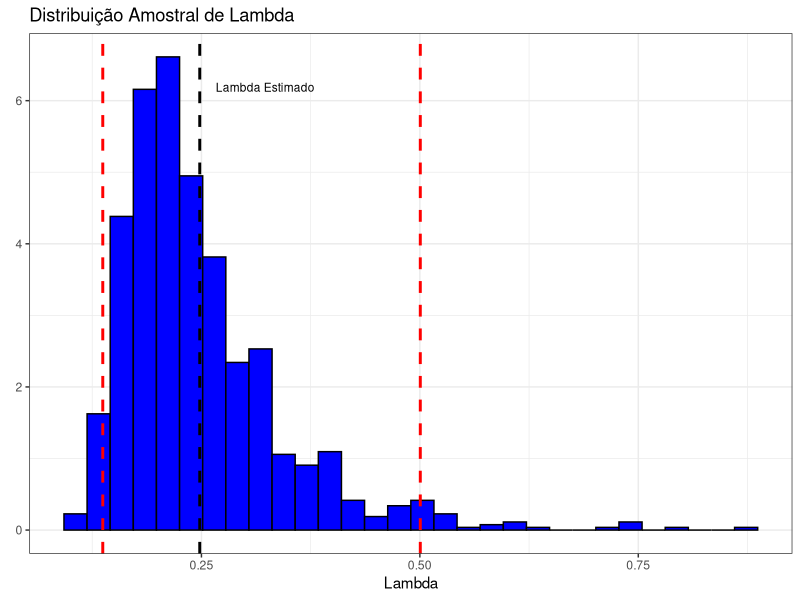
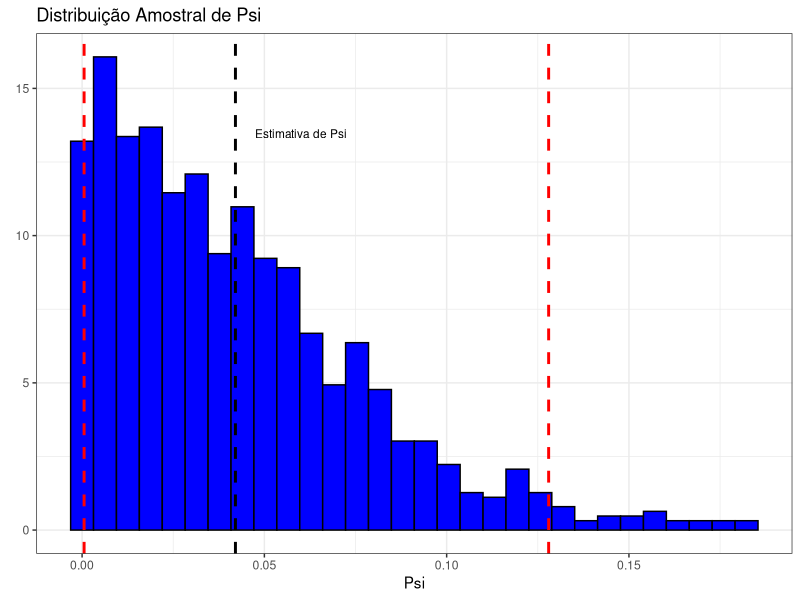
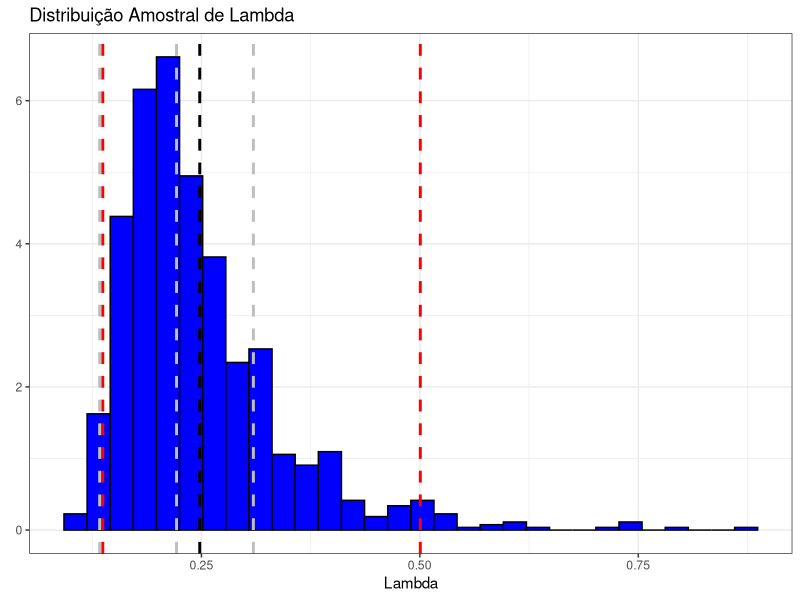
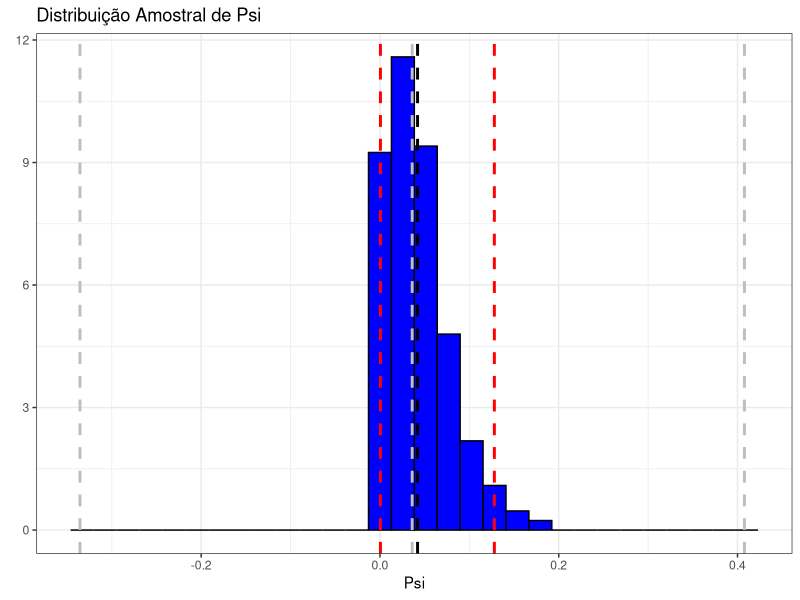

Write the R code that produced these figures, in order.
## ---- chunk 1

dados <- c(2.77, 8.46, 0.83, 0.81, 6.86, 0.9, 0.62, 13.77, 0.15, 0.26, 8.36, 10.39)

## ---- chunk 2
require(boot)
library(ggplot2)
set.seed(2023)

mle_lambda <- function(dados, indices) {
              amostra <- dados[indices]
              return(1/mean(amostra))}

bootstrap <- boot(data = dados, statistic = mle_lambda, R = 1000)
cat("Lambda Estimado =", bootstrap$t0)
ic <- quantile(bootstrap$t, c(0.025,0.975))
cat("IC(95%) = ", ic[1], ic[2])

df <- data.frame(x = bootstrap$t)

gg <- ggplot(df)+
  geom_histogram(aes(x = x, y = after_stat(density)), color = "black", fill = "blue")+
  geom_vline(aes(xintercept = mean(x)), color = "black", linewidth = 1, lty = "dashed")+
  geom_vline(aes(xintercept = ic[1]), color = "red", linewidth = 1, lty = "dashed")+
  geom_vline(aes(xintercept = ic[2]), color = "red", linewidth = 1, lty = "dashed")+
  theme_bw()+
  labs(title = "Distribuição Amostral de Lambda")+
  xlab("Lambda")+
  ylab(element_blank())
gg + annotate("text", x = mean(df$x) + 0.075, y = 6, label = "Lambda Estimado",
              color = "black", vjust = -1, size = 3)

## ---- chunk 3
set.seed(2023)

psi <- function(dados, indices) {
        amostra <- dados[indices]
        lambda_estimado <- 1/mean(amostra)
        return(1 - pexp(15, rate = lambda_estimado))}

bootstrap_psi <- boot(data = dados, statistic = psi, R = 1000)
cat("Estimativa de Psi =", bootstrap_psi$t0, "\n")

ic_psi <- quantile(bootstrap_psi$t, c(0.025,0.975))
cat("IC(95%) para Psi =", ic_psi[1], ic_psi[2], "\n")

df_psi <- data.frame(x = bootstrap_psi$t)

gg_psi <- ggplot(df_psi) +
  geom_histogram(aes(x = x, y = after_stat(density)), color = "black", fill = "blue") +
  geom_vline(aes(xintercept = mean(x)), color = "black", linewidth = 1, lty = "dashed") +
  geom_vline(aes(xintercept = ic_psi[1]), color = "red", linewidth = 1, lty = "dashed") +
  geom_vline(aes(xintercept = ic_psi[2]), color = "red", linewidth = 1, lty = "dashed")+
  theme_bw() +
  labs(title = "Distribuição Amostral de Psi") +
  xlab("Psi") +
  ylab(element_blank())
gg_psi + annotate("text", x = mean(df_psi$x) + 0.018, y = 13, label = "Estimativa de Psi",
                  color = "black", vjust = -1, size = 3)

## ---- chunk 4

n <- length(dados)
alpha <- 0.05
z <- qnorm(1 - alpha / 2)

ic_analitico <- c(1/mean(dados) - z * sqrt(1/sum(dados^2)),
                  1/mean(dados) + z * sqrt(1/sum(dados^2)))
cat("IC(95% | Bootstrap) = ", ic, "\nIC(95% | Wald) = ", ic_analitico)

gg <- gg+
  geom_vline(aes(xintercept = 1/mean(dados)), color = "gray", linewidth = 1, lty = "dashed")+
  geom_vline(aes(xintercept = ic_analitico[1]), color = "gray", linewidth = 1, lty = "dashed")+
  geom_vline(aes(xintercept = ic_analitico[2]), color = "gray", linewidth = 1, lty = "dashed")
gg

ic_analitico_psi <- c(psi(dados) - z * sqrt(psi(dados) * (1-psi(dados)/n)),
                      psi(dados) + z * sqrt(psi(dados) * (1-psi(dados)/n)))
cat("IC(95% Psi | Bootstrap) = ", ic_psi, "\nIC(95% Psi | Wald) = ", ic_analitico_psi)

gg_psi <- gg_psi+
  geom_vline(aes(xintercept = psi(dados)), color = "gray", linewidth = 1, lty = "dashed")+
  geom_vline(aes(xintercept = ic_analitico_psi[1]), color = "gray", linewidth = 1, lty = "dashed")+
  geom_vline(aes(xintercept = ic_analitico_psi[2]), color = "gray", linewidth = 1, lty = "dashed")
gg_psi

